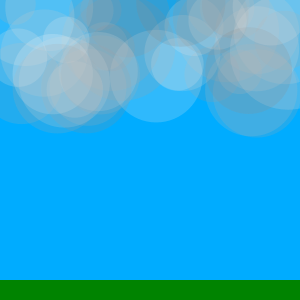
Frame 1 (no input)
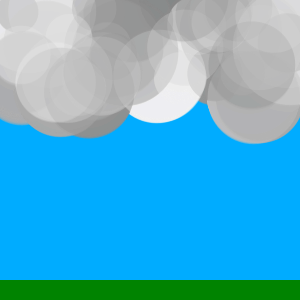
Frame 60 (the mouse pressed at the canvas centre just before this capture)
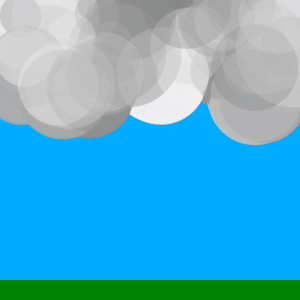
Frame 120 (the mouse held since frame 60 and released just before this capture)

The Processing sketch that drew these frames (run headless with seeded random() and noise(); from frame 60 on, the mouse is pressed at the canvas centre):

// Processing sketch: processing_41736
// ── processing_41736.pde

//Adam Anzivino
//Clouds


cloud [] cloud = new cloud [44];

void setup() {          //basic setup
  size(300, 300);

  background(0, 172, 255);
  noStroke();

  fill(0, 131, 0);
  rect(0, 280, width, 21);

  for (int i=0; i<cloud.length; i++) {     //loop for creating clouds
    smooth();
    noStroke();
    cloud[i] = new cloud();
  }
}

void draw() {
  for (int i=0; i< cloud.length; i++) {
    cloud[i].update();
    cloud[i].display();
  }
}

class cloud {

  //random


  float x = random(width);      //x-coords

  float y = random(0, 100);      //y-coord

  color c = color(random(130, 255), 50);      //color of the cloud

  float puff = random(40, 120);




  cloud() {
  }

  void update() {
    //clouds moving
    x = x + random(0, .1);
    y= y + random(-1, 1);
  }

  void display() {
    fill(c);
    ellipse(x, y, puff, puff);
  }
}
